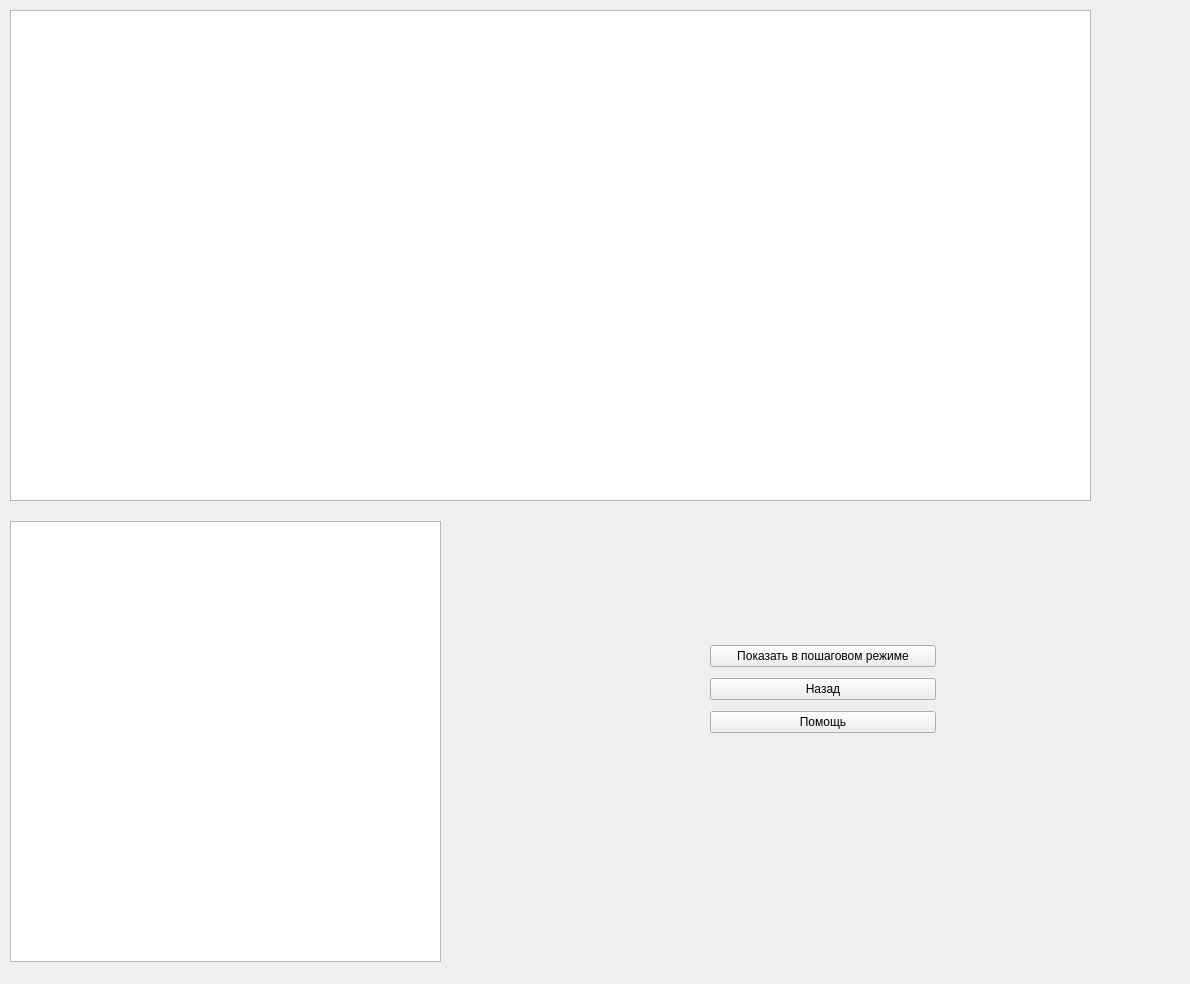
<?xml version="1.0" encoding="UTF-8"?>
<ui version="4.0">
 <class>ResultsWindow</class>
 <widget class="QWidget" name="ResultsWindow">
  <property name="geometry">
   <rect>
    <x>0</x>
    <y>0</y>
    <width>1190</width>
    <height>984</height>
   </rect>
  </property>
  <property name="windowTitle">
   <string>Form</string>
  </property>
  <widget class="QTableView" name="resultsTable">
   <property name="geometry">
    <rect>
     <x>10</x>
     <y>10</y>
     <width>1081</width>
     <height>491</height>
    </rect>
   </property>
  </widget>
  <widget class="QTableView" name="deviceTable">
   <property name="geometry">
    <rect>
     <x>10</x>
     <y>521</y>
     <width>431</width>
     <height>441</height>
    </rect>
   </property>
  </widget>
  <widget class="QWidget" name="verticalLayoutWidget">
   <property name="geometry">
    <rect>
     <x>710</x>
     <y>640</y>
     <width>226</width>
     <height>100</height>
    </rect>
   </property>
   <layout class="QVBoxLayout" name="verticalLayout">
    <item>
     <widget class="QPushButton" name="showAutoModeWindowButton">
      <property name="text">
       <string>Показать в пошаговом режиме</string>
      </property>
     </widget>
    </item>
    <item>
     <widget class="QPushButton" name="backToMenuButton">
      <property name="text">
       <string>Назад</string>
      </property>
     </widget>
    </item>
    <item>
     <widget class="QPushButton" name="helpButton">
      <property name="text">
       <string>Помощь</string>
      </property>
     </widget>
    </item>
   </layout>
  </widget>
 </widget>
 <resources/>
 <connections/>
</ui>
